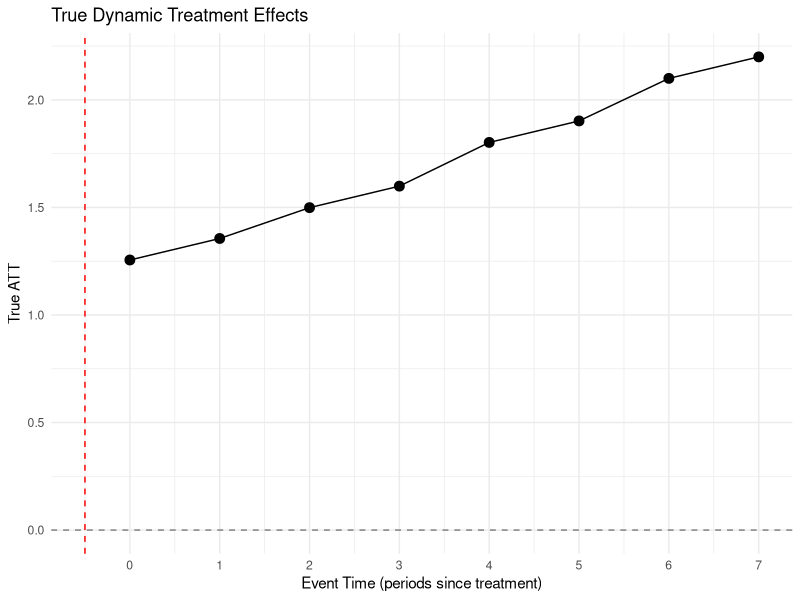

R code for this plot:
## ---- chunk 1
#| label: generate-data-r
#| cache: true

set.seed(20240115)

# Parameters
n_units <- 10000
n_periods <- 10
base_year <- 2010
years <- base_year:(base_year + n_periods - 1)

# Treatment cohorts and probabilities
treat_cohorts <- c(0, 2012, 2014, 2016, 2018)  # 0 = never treated
cohort_probs <- c(0.30, 0.20, 0.20, 0.20, 0.10)

# Cohort-specific effect shifts (earlier cohorts have larger effects)
cohort_effects <- c(0, 0.5, 0.3, 0.1, 0.0)  # delta_g for each cohort
names(cohort_effects) <- treat_cohorts

# Base effect and dynamic effect parameter
tau_0 <- 1.0
gamma <- 0.1  # Effect growth per period

cat("Generating panel data...\n")
cat("Units:", format(n_units, big.mark = ","), "\n")
cat("Periods:", n_periods, "\n")
cat("Total observations:", format(n_units * n_periods, big.mark = ","), "\n")

# Generate unit-level data
unit_data <- data.frame(
  id = 1:n_units,
  g = sample(treat_cohorts, n_units, replace = TRUE, prob = cohort_probs),
  unit_fe = rnorm(n_units, 0, 1)
)

# Time fixed effects
time_fe_vals <- seq(-0.2, 0.2, length.out = n_periods)
names(time_fe_vals) <- years

# Expand to panel
cat("Creating panel structure...\n")
panel <- expand.grid(id = 1:n_units, year = years)
panel <- merge(panel, unit_data, by = "id")

# Add time fixed effects
panel$time_fe <- time_fe_vals[as.character(panel$year)]

# Treatment indicator
panel$treated <- (panel$g > 0) & (panel$year >= panel$g)

# Calculate heterogeneous treatment effects
# tau_gt = tau_0 + delta_g + gamma * (t - g) for treated observations
panel$tau_gt <- 0
treated_idx <- panel$treated
panel$tau_gt[treated_idx] <- tau_0 +
  cohort_effects[as.character(panel$g[treated_idx])] +
  gamma * (panel$year[treated_idx] - panel$g[treated_idx])

# Generate outcome
panel$y <- 2 + panel$unit_fe + panel$time_fe +
           panel$tau_gt * as.integer(panel$treated) +
           rnorm(nrow(panel), 0, 1)

# Rename for standard DiD notation
panel$first_treat <- panel$g

# Sort for efficiency
panel <- panel[order(panel$id, panel$year), ]

cat("\nData generation complete!\n")
cat("Treatment group distribution:\n")
print(table(unit_data$g))

# Save for use in subsequent chapters
saveRDS(panel, "sim_data.rds")
write.csv(panel[, c("id", "year", "y", "first_treat", "treated")],
          "sim_data.csv", row.names = FALSE)
## ---- chunk 2
#| label: true-effects

library(dplyr)

# Calculate true ATT by cohort and event time
true_effects <- panel %>%
  filter(treated) %>%
  mutate(event_time = year - g) %>%
  group_by(g, event_time) %>%
  summarise(
    true_att = mean(tau_gt),
    n_obs = n(),
    .groups = "drop"
  )

# Overall ATT
overall_att <- mean(panel$tau_gt[panel$treated])
cat("Overall true ATT:", round(overall_att, 4), "\n\n")

# ATT by cohort
cat("True ATT by cohort:\n")
cohort_att <- true_effects %>%
  group_by(g) %>%
  summarise(true_att = mean(true_att), .groups = "drop")
print(cohort_att)

# Dynamic effects (event study)
cat("\nTrue dynamic effects (averaged across cohorts):\n")
dynamic_effects <- true_effects %>%
  group_by(event_time) %>%
  summarise(true_att = weighted.mean(true_att, n_obs), .groups = "drop")
print(dynamic_effects)
## ---- chunk 3
#| label: plot-true-effects
#| fig-cap: "True treatment effects by event time"

library(ggplot2)

ggplot(dynamic_effects, aes(x = event_time, y = true_att)) +
  geom_point(size = 3) +
  geom_line() +
  geom_hline(yintercept = 0, linetype = "dashed", color = "gray50") +
  geom_vline(xintercept = -0.5, linetype = "dashed", color = "red") +
  labs(
    x = "Event Time (periods since treatment)",
    y = "True ATT",
    title = "True Dynamic Treatment Effects"
  ) +
  theme_minimal() +
  scale_x_continuous(breaks = -7:7)
## ---- chunk 4
#| label: data-summary

cat("Final dataset dimensions:\n")
cat("Rows:", format(nrow(panel), big.mark = ","), "\n")
cat("Columns:", ncol(panel), "\n")
cat("\nColumn names:", paste(names(panel), collapse = ", "), "\n")

cat("\nTreatment status:\n")
cat("Treated observations:", format(sum(panel$treated), big.mark = ","), "\n")
cat("Control observations:", format(sum(!panel$treated), big.mark = ","), "\n")

cat("\nMemory usage:", format(object.size(panel), units = "MB"), "\n")
